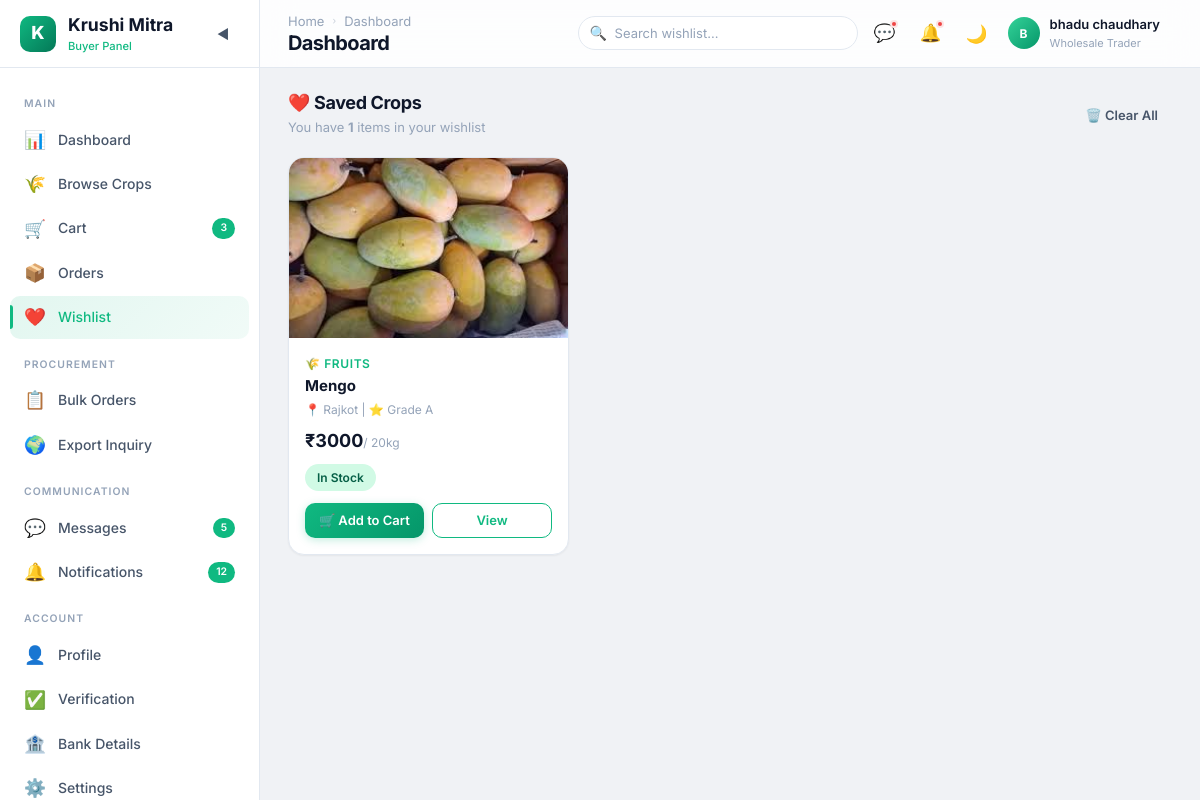
The app's page /buyer/wishlist/ (signed in), older data.
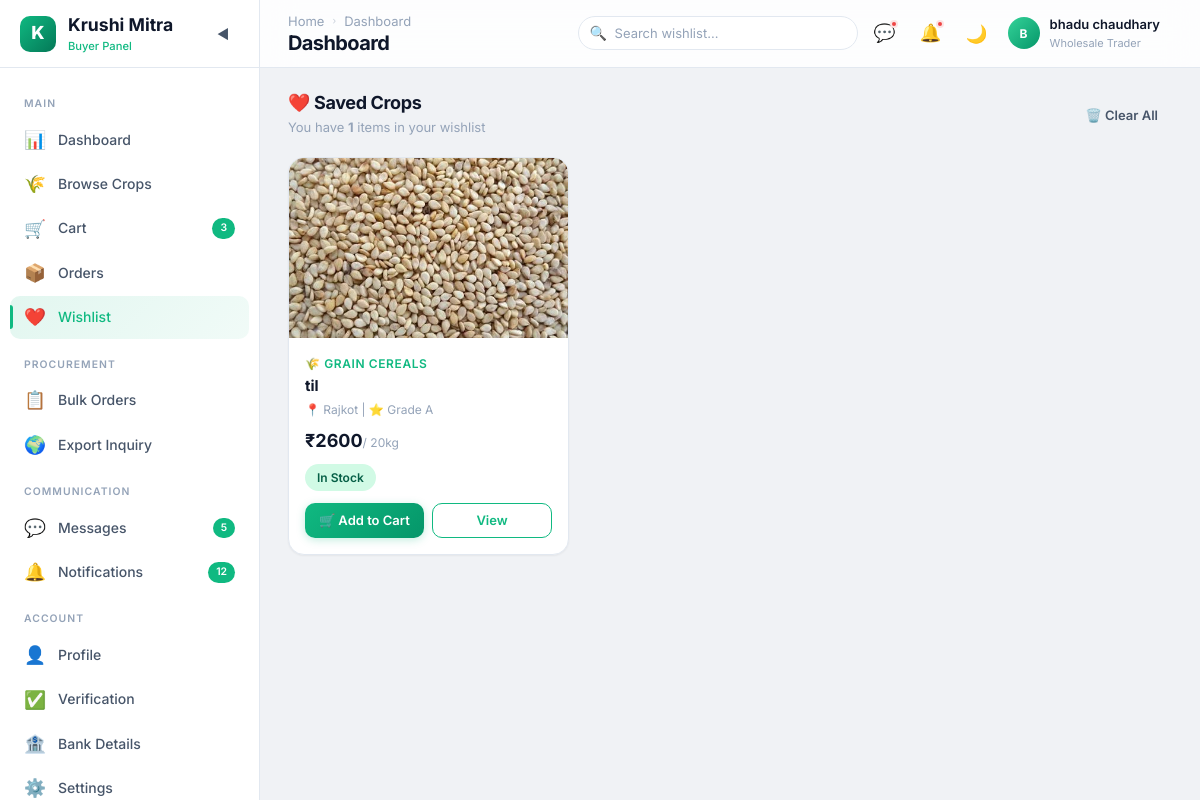
The same page, newer data.
### farmer/models.py (models this page shows, shortened)
class User(AbstractUser):
    ROLE_CHOICES = (
        ('Farmer', 'Farmer'),
        ('Buyer', 'Buyer'),
        ('Subadmin', 'Subadmin')
    )
    name = models.CharField(max_length=255)
    role = models.CharField(max_length=20, choices=ROLE_CHOICES)
    email = models.EmailField(unique=True,blank=True, null=True)
    city = models.CharField(max_length=100, blank=True, null=True)
    contact = models.CharField(max_length=10, unique=True , blank=True, null=True)
    password = models.CharField(max_length=128)
    is_active = models.BooleanField(default=False)

class crop(models.Model):
    CATEGORY_CHOICES = (
        ('grain cereals', 'Grain cereals'),
        ('vegetables', 'Vegetables'),
        ('fruits', 'Fruits'),
        ('pulses', 'Pulses'),
        ('spices', 'Spices'),
        ('cotton', 'Cotton'),
    )
    user = models.ForeignKey(User,on_delete=models.CASCADE,related_name="seller")
    cropname = models.CharField(max_length=20)
    category = models.CharField(max_length=20 , choices = CATEGORY_CHOICES)
    quantity = models.IntegerField()
    price = models.IntegerField()
    description = models.TextField(null=True, blank=True)
    image = models.FileField(upload_to='crop/images/', null=True, blank=True)
    is_approved = models.BooleanField(default=False)
    created_at = models.DateTimeField(auto_now_add=True)

### buyer/models.py (models this page shows, shortened)
class saved(models.Model):
    user = models.ForeignKey(Buyer, on_delete=models.CASCADE, related_name='saved_by')
    crop = models.ForeignKey(crop,on_delete=models.SET_NULL,null=True)
    created_at = models.DateTimeField(auto_now_add=True)

### farmer/views.py (the view)
        def wrapper(request, *args, **kwargs):
            if "contact" in request.session:
                try:
                    user = User.objects.get(contact=request.session['contact'])
                    request.uid = user
                    if user.role not in allowed_roles:
                        messages.error(request, "Access Denied")
                        return redirect('login')
                    return view_function(request, *args, **kwargs)
                except User.DoesNotExist:
                    return redirect('login')
            return redirect('login')

### buyer/views.py (called while the page is built)
@check_login(['Buyer'])
def buyer_wishlist(request):
    uid = request.uid
    buyr = Buyer.objects.get(user=uid)
    saved_crops = saved.objects.filter(user=buyr)
    total_saved = len(saved_crops)
    context={'saved_crops':saved_crops,'total_saved':total_saved,'uid':uid}
    return render(request, "buyer/wishlist.html",context)

### farmer/views.py (called while the page is built)
def check_login(allowed_roles):
    def decorator(view_function):
        def wrapper(request, *args, **kwargs):
            if "contact" in request.session:
                try:
                    user = User.objects.get(contact=request.session['contact'])
                    request.uid = user
                    if user.role not in allowed_roles:
                        messages.error(request, "Access Denied")
                        return redirect('login')
                    return view_function(request, *args, **kwargs)
                except User.DoesNotExist:
                    return redirect('login')
            return redirect('login')
        return wrapper
    return decorator

### buyer/templates/buyer/wishlist.html (shortened to what this page needs)
<!DOCTYPE html>
{% load static %}
<html lang="en" data-theme="light">
<head>
  <link rel="stylesheet" href="{% static 'buyer/css/style.css' %}">
  <link rel="stylesheet" href="{% static 'buyer/css/wishlist.css' %}">
</head>
<body>
  <div class="app-layout">
    <aside class="sidebar">
      <div class="sidebar-header">
        <div class="sidebar-logo">
          <div class="sidebar-logo-icon">K</div>
          <div>
            <div class="sidebar-logo-text">Krushi Mitra</div>
            <span class="sidebar-logo-sub">Buyer Panel</span>
          </div>
        </div>
        <button class="sidebar-toggle">◀</button>
      </div>
      <nav class="sidebar-nav">
        <div class="sidebar-section-label">Main</div>
        <a href="{% url 'buyer_dashboard' %}" class="sidebar-item" data-tooltip="Dashboard"><span
            class="sidebar-item-icon">📊</span><span class="sidebar-item-text">Dashboard</span></a>
        <a href="{% url 'buyer_browse_crops' %}" class="sidebar-item " data-tooltip="Browse Crops"><span
            class="sidebar-item-icon">🌾</span><span class="sidebar-item-text">Browse Crops</span></a>
        <a href="{% url 'buyer_cart' %}" class="sidebar-item" data-tooltip="Cart"><span
            class="sidebar-item-icon">🛒</span><span class="sidebar-item-text">Cart</span><span
            class="sidebar-item-badge">3</span></a>
        <a href="{% url 'buyer_orders' %}" class="sidebar-item" data-tooltip="Orders"><span
            class="sidebar-item-icon">📦</span><span class="sidebar-item-text">Orders</span></a>
        <a href="{% url 'buyer_wishlist' %}" class="sidebar-item active" data-tooltip="Wishlist"><span
            class="sidebar-item-icon">❤️</span><span class="sidebar-item-text">Wishlist</span></a>
        <div class="sidebar-section-label">Procurement</div>
        <a href="{% url 'buyer_bulk_order' %}" class="sidebar-item" data-tooltip="Bulk Orders"><span
            class="sidebar-item-icon">📋</span><span class="sidebar-item-text">Bulk Orders</span></a>
        <a href="{% url 'buyer_export_inquiry' %}" class="sidebar-item" data-tooltip="Export Inquiry"><span
            class="sidebar-item-icon">🌍</span><span class="sidebar-item-text">Export Inquiry</span></a>
        <div class="sidebar-section-label">Communication</div>
        <a href="{% url 'buyer_messages' %}" class="sidebar-item" data-tooltip="Messages"><span
            class="sidebar-item-icon">💬</span><span class="sidebar-item-text">Messages</span><span
            class="sidebar-item-badge">5</span></a>
        <a href="{% url 'buyer_notifications' %}" class="sidebar-item" data-tooltip="Notifications"><span
            class="sidebar-item-icon">🔔</span><span class="sidebar-item-text">Notifications</span><span
            class="sidebar-item-badge">12</span></a>
        <div class="sidebar-section-label">Account</div>
        <a href="{% url 'buyer_profile' %}" class="sidebar-item" data-tooltip="Profile"><span
            class="sidebar-item-icon">👤</span><span class="sidebar-item-text">Profile</span></a>
        <a href="{% url 'buyer_verification' %}" class="sidebar-item" data-tooltip="Verification"><span
            class="sidebar-item-icon">✅</span><span class="sidebar-item-text">Verification</span></a>
        <a href="{% url 'buyer_bank_details' %}" class="sidebar-item" data-tooltip="Bank Details"><span
            class="sidebar-item-icon">🏦</span><span class="sidebar-item-text">Bank Details</span></a>
        <a href="{% url 'buyer_settings' %}" class="sidebar-item" data-tooltip="Settings"><span
            class="sidebar-item-icon">⚙️</span><span class="sidebar-item-text">Settings</span></a>
      </nav>
    </aside>
    <div class="main-wrapper">
      <header class="navbar">
        <div class="navbar-left"><button class="mobile-menu-btn">☰</button>
          <div>
            <div class="breadcrumb"><a href="{% url 'buyer_dashboard' %}">Home</a><span
                class="breadcrumb-sep">›</span><span class="current">Wishlist</span></div>
            <h1 class="page-title">My Wishlist</h1>
          </div>
        </div>
        <div class="navbar-right">
          <div class="search-box"><span class="search-icon">🔍</span><input type="text"
              placeholder="Search wishlist..."></div>
          <a href="{% url 'buyer_messages' %}" class="nav-btn">💬<span class="badge-dot"></span></a>
          <a href="{% url 'buyer_notifications' %}" class="nav-btn">🔔<span class="badge-dot"></span></a>
          <button class="theme-toggle">🌙</button>
          <div class="dropdown">
            <div class="profile-btn dropdown-trigger">
              <div class="profile-avatar">{{ uid.name|slice:":1"|upper }}</div>
              <div>
                <div class="profile-name">{{uid.name}}</div>
                <div class="profile-role">Wholesale Trader</div>
              </div>
            </div>
          </div>
        </div>
      </header>
      <main class="main-content">
        <div class="section-header page-reveal">
          <div>
            <h2 class="section-title">❤️ Saved Crops</h2>
            <p class="card-subtitle">You have <strong>{{total_saved}}</strong> items in your wishlist</p>
          </div>
          <form action="{% url 'add_wishlist' pk=1%}" method="post">
            <button class="btn btn-sm btn-ghost" onclick="showToast('info','Cleared','Wishlist cleared')">🗑️ Clear
              All</button>
          </form>
        </div>
        <div class="wishlist-grid page-reveal">
          {%for saved_crop in saved_crops%}
          <div class="wishlist-card card card-float">
            <div class="wishlist-img"><img src="{{saved_crop.crop.image.url}}" alt="{{saved_crop.crop.cropname}}"></div>
            <div class="wishlist-body">
              <div class="wishlist-category">🌾 {{saved_crop.crop.category}}</div>
              <h4 class="wishlist-name">{{saved_crop.crop.cropname}}</h4>
              <div class="wishlist-meta">📍 {{saved_crop.crop.user.city}} | ⭐ Grade A</div>
              <div class="wishlist-price">₹{{saved_crop.crop.price}}<span class="price-unit">/ 20kg</span></div>
              {%if saved_crop.crop.quantity >= 10%}
              <div class="wishlist-stock"><span class="badge badge-approved">In Stock</span></div>
              {%elif saved_crop.crop.quantity == 0 %}
              <div class="wishlist-stock"><span class="badge badge-pending" style="background-color: red;">Out of
                  Stock</span></div>
              {%else%}
              <div class="wishlist-stock"><span class="badge badge-pending">Low Stock</span></div>
              {%endif%}
              <div class="wishlist-actions">
                <a href="{% url 'buyer_cart' %}" class="btn btn-primary btn-sm flex-1">🛒 Add to Cart</a>
                <a href="{% url 'buyer_crop_details' pk=1 %}" class="btn btn-outline btn-sm flex-1">View</a>
              </div>
            </div>
          </div>
          {%endfor%}
        </div>
      </main>
    </div>
  </div>
</body>
</html>

### buyer/static/buyer/css/wishlist.css (style rules this page uses)
.wishlist-grid { display: grid; grid-template-columns: repeat(3, 1fr); gap: 20px; }
.wishlist-card { padding: 0; overflow: hidden; position: relative; }
.wishlist-img { height: 180px; overflow: hidden; }
.wishlist-img img { width: 100%; height: 100%; object-fit: cover; transition: transform 0.5s; }
.wishlist-body { padding: 16px; }
.wishlist-category { font-size: 0.75rem; font-weight: 600; color: var(--primary-500); text-transform: uppercase; letter-spacing: 0.05em; margin-bottom: 4px; }
.wishlist-name { font-size: 0.9375rem; font-weight: 700; color: var(--text-primary); margin-bottom: 4px; }
.wishlist-meta { font-size: 0.75rem; color: var(--text-muted); margin-bottom: 8px; }
.wishlist-price { font-size: 1.125rem; font-weight: 700; color: var(--text-primary); margin-bottom: 8px; }
.wishlist-price .price-unit { font-size: 0.75rem; color: var(--text-muted); font-weight: 400; }
.wishlist-stock { margin-bottom: 12px; }
.wishlist-actions { display: flex; gap: 8px; }

Row changes from the older to the newer data that the page shows:
removed saved: crop.image (picture), crop.category "FRUITS", crop.cropname "Mengo", crop.user.city "Rajkot", crop.price "3000", shows "In Stock"
added saved: crop.image (picture), crop.category "GRAIN CEREALS", crop.cropname "til", crop.user.city "Rajkot", crop.price "2600", shows "In Stock"
